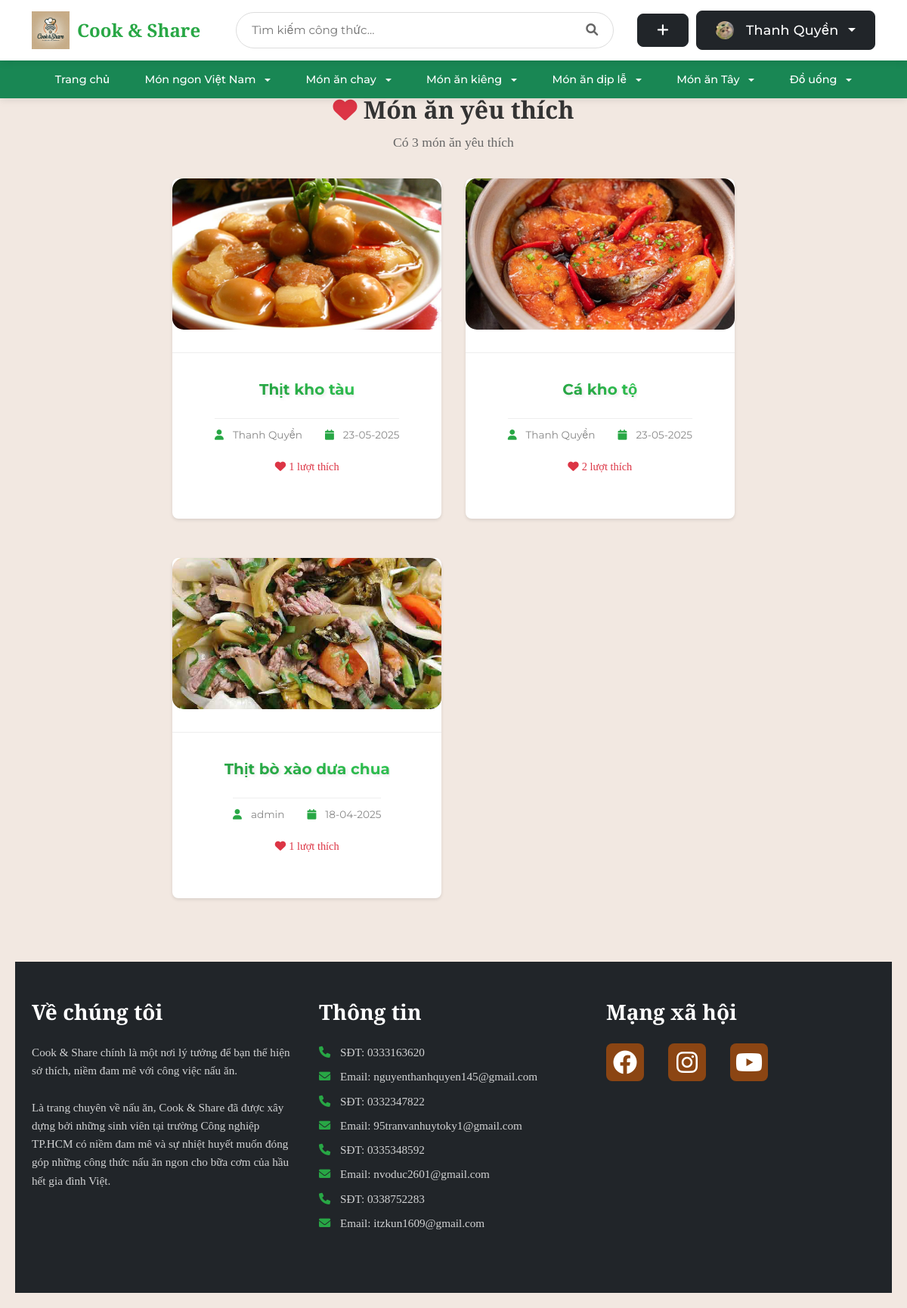
/favorites (signed in), run on the app's committed database.
### tables this page shows
CREATE TABLE user (
    id INTEGER PRIMARY KEY AUTOINCREMENT,
    username TEXT UNIQUE NOT NULL,
    password TEXT NOT NULL,
    email TEXT UNIQUE NOT NULL,
    created TIMESTAMP NOT NULL DEFAULT CURRENT_TIMESTAMP,
    avatar_path TEXT,
    role TEXT NOT NULL DEFAULT 'user',
    is_blocked BOOLEAN NOT NULL DEFAULT 0,
    gender TEXT,
    birthdate DATE,
    phone TEXT
);

CREATE TABLE blog_images (
    id INTEGER PRIMARY KEY AUTOINCREMENT,
    post_id INTEGER NOT NULL,
    image_path TEXT NOT NULL,
    is_main_image BOOLEAN DEFAULT 0,
    created TIMESTAMP NOT NULL DEFAULT CURRENT_TIMESTAMP,
    FOREIGN KEY (post_id) REFERENCES post (id) ON DELETE CASCADE
);

CREATE TABLE post (
    id INTEGER PRIMARY KEY AUTOINCREMENT,
    author_id INTEGER NOT NULL,
    created TIMESTAMP NOT NULL DEFAULT CURRENT_TIMESTAMP,
    title TEXT NOT NULL,
    description TEXT,
    ingredients TEXT NOT NULL,
    instructions TEXT NOT NULL,
    cooking_time INTEGER DEFAULT 0,
    servings INTEGER DEFAULT 1,
    FOREIGN KEY (author_id) REFERENCES user (id)
);

### share_recipe/blog.py (the view)
@bp.route('/favorites')
@login_required
def favorites():
    db = get_db()
    page = request.args.get('page', 1, type=int)
    per_page = 9
    offset = (page - 1) * per_page
    favorites = db.execute(
        'SELECT p.id, p.title, p.created, p.author_id, '
        'u.username, bi.image_path, '
        '(SELECT COUNT(*) FROM favorites f WHERE f.post_id = p.id) as like_count '
        'FROM favorites f '
        'JOIN post p ON f.post_id = p.id '
        'JOIN user u ON p.author_id = u.id '
        'LEFT JOIN blog_images bi ON p.id = bi.post_id AND bi.is_main_image = 1 '
        'WHERE f.user_id = ? '
        'ORDER BY f.created_at DESC '
        'LIMIT ? OFFSET ?',
        (g.user['id'], per_page, offset)
    ).fetchall()
    total_favorites = db.execute(
        'SELECT COUNT(*) FROM favorites WHERE user_id = ?',
        (g.user['id'],)
    ).fetchone()[0]
    total_pages = (total_favorites + per_page - 1) // per_page
    return render_template('blog/favorites.html',
                         favorites=favorites,
                         page=page,
                         total_pages=total_pages)

### share_recipe/templates/blog/favorites.html (shortened to what this page needs)
{% extends 'base.html' %}
{% block content %}
<div class="search-results-container">
    <div class="search-header">
        <h1><i class="fas fa-heart text-danger"></i> Món ăn yêu thích</h1>
        {% if favorites %}
            <p>Có {{ favorites|length }} món ăn yêu thích</p>
        {% endif %}
    </div>
    {% if favorites %}
        <div class="recipe-grid">
            {% for post in favorites %}
                <div class="recipe-card">
                    <a href="{{ url_for('blog.detail', id=post['id']) }}" class="recipe-link">
                        <div class="recipe-image">
                            {% if post.image_path %}
                                <img src="{{ url_for('static', filename=post.image_path) }}" alt="{{ post['title'] }}">
                            {% else %}
                                <img src="{{ url_for('static', filename='default-recipe.jpg') }}" alt="{{ post['title'] }}">
                            {% endif %}
                        </div>
                        <div class="recipe-info">
                            <h2 class="recipe-title">{{ post['title'] }}</h2>
                            <div class="recipe-meta">
                                <span class="author">
                                    <i class="fas fa-user"></i> {{ post['username'] }}
                                </span>
                                <span class="date">
                                    <i class="fas fa-calendar"></i> {{ post['created'].strftime('%d-%m-%Y') }}
                                </span>
                            </div>
                            <div class="recipe-stats">
                                <span class="likes">
                                    <i class="fas fa-heart"></i> {{ post['like_count'] }} lượt thích
                                </span>
                            </div>
                        </div>
                    </a>
                </div>
            {% endfor %}
        </div>
    {% else %}
        <div class="no-results">
            <p>Bạn chưa có món ăn yêu thích nào</p>
            <a href="{{ url_for('blog.index') }}" class="btn btn-primary">Khám phá công thức</a>
        </div>
    {% endif %}
</div>
{% endblock %}

### share_recipe/templates/base.html (shortened to what this page needs)
<!DOCTYPE html>
<html>
<head>
    <link rel="stylesheet" href="https://cdn.jsdelivr.net/npm/bootstrap@5.3.0/dist/css/bootstrap.min.css">
    <link rel="stylesheet" href="https://cdnjs.cloudflare.com/ajax/libs/font-awesome/6.0.0/css/all.min.css">
    {% block head %}
    <link rel="stylesheet" href="{{ url_for('static', filename='base.css') }}">
    <link rel="stylesheet" href="{{ url_for('static', filename='login.css') }}">
    <link rel="stylesheet" href="{{ url_for('static', filename='register.css') }}">
    <link rel="stylesheet" href="{{ url_for('static', filename='index.css') }}">
    <link rel="stylesheet" href="{{ url_for('static', filename='detail.css') }}">
    {% endblock %}
</head>
<body>
    <nav class="navbar navbar-expand-lg">
        <div class="container">
            <a class="navbar-brand" href="{{ url_for('blog.index') }}">
                <img src="{{ url_for('static', filename='uploads/logo/Logo_home.webp') }}" alt="Cook & Share" style="height: 50px;">
                <span class="brand-text">Cook & Share</span>
            </a>
            <div class="search-container">
                <form action="{{ url_for('blog.search') }}" method="get" class="search-box">
                    <input type="text" name="q" class="search-input" placeholder="Tìm kiếm công thức..." value="{{ request.args.get('q', '') }}">
                    <button type="submit" class="search-button">
                        <i class="fas fa-search"></i>
                    </button>
                </form>
            </div>
            <div class="user-actions">
                {% if g.user %}
                    <a href="{{ url_for('blog.create') }}" class="btn btn-dark btn-custom" title="Tạo công thức mới">
                        <i class="fas fa-plus"></i>
                    </a>
                    <div class="dropdown">
                        <button class="btn btn-dark btn-custom dropdown-toggle" type="button" id="userDropdown" data-bs-toggle="dropdown" aria-expanded="false">
                            {% if g.user.avatar_path %}
                                <img src="{{ url_for('static', filename=g.user.avatar_path) }}" class="user-avatar" alt="Avatar">
                            {% else %}
                                <i class="fas fa-user"></i>
                            {% endif %}
                            {{ g.user['username'] }}
                        </button>
                    </div>
                {% endif %}
            </div>
        </div>
    </nav>
    <nav class="navbar navbar-expand-lg bg-success">
        <div class="container">
            <div class="collapse navbar-collapse justify-content-center" id="categoryNav">
                <ul class="navbar-nav">
                    <li class="nav-item">
                        <a class="nav-link text-white" href="{{ url_for('blog.index') }}">Trang chủ</a>
                    </li>
                    <li class="nav-item dropdown">
                        <a class="nav-link text-white dropdown-toggle" href="#" role="button" data-bs-toggle="dropdown" aria-expanded="false">
                            Món ngon Việt Nam
                        </a>
                    </li>
                    <li class="nav-item dropdown">
                        <a class="nav-link text-white dropdown-toggle" href="#" role="button" data-bs-toggle="dropdown" aria-expanded="false">
                            Món ăn chay
                        </a>
                    </li>
                    <li class="nav-item dropdown">
                        <a class="nav-link text-white dropdown-toggle" href="#" role="button" data-bs-toggle="dropdown" aria-expanded="false">
                            Món ăn kiêng
                        </a>
                    </li>
                    <li class="nav-item dropdown">
                        <a class="nav-link text-white dropdown-toggle" href="#" role="button" data-bs-toggle="dropdown" aria-expanded="false">
                            Món ăn dịp lễ
                        </a>
                    </li>
                    <li class="nav-item dropdown">
                        <a class="nav-link text-white dropdown-toggle" href="#" role="button" data-bs-toggle="dropdown" aria-expanded="false">
                            Món ăn Tây
                        </a>
                    </li>
                    <li class="nav-item dropdown">
                        <a class="nav-link text-white dropdown-toggle" href="#" role="button" data-bs-toggle="dropdown" aria-expanded="false">
                            Đồ uống
                        </a>
                    </li>
                </ul>
            </div>
        </div>
    </nav>
    <div class="main-container">
        <div class="content">
            {% block content %}{% endblock %}
        </div>
    </div>
    <footer class="footer bg-dark text-white py-5">
        <div class="container">
            <div class="row">
                <div class="col-md-4 mb-4">
                    <h2 class="footer-heading mb-4">Về chúng tôi</h2>
                    <p>Cook & Share chính là một nơi lý tưởng để bạn thể hiện sở thích, niềm đam mê với công việc nấu ăn.</p>
                    <p>Là trang chuyên về nấu ăn, Cook & Share đã được xây dựng bởi những sinh viên tại trường Công nghiệp TP.HCM có niềm đam mê và sự nhiệt huyết muốn đóng góp những công thức nấu ăn ngon cho bữa cơm của hầu hết gia đình Việt.</p>
                </div>
                <div class="col-md-4 mb-4">
                    <h2 class="footer-heading mb-4">Thông tin</h2>
                    <div class="contact-info">
                        <p><i class="fas fa-phone me-2"></i>SĐT: 0333163620</p>
                        <p><i class="fas fa-envelope me-2"></i>Email: nguyenthanhquyen145@gmail.com</p>
                        <p><i class="fas fa-phone me-2"></i>SĐT: 0332347822</p>
                        <p><i class="fas fa-envelope me-2"></i>Email: 95tranvanhuytoky1@gmail.com</p>
                        <p><i class="fas fa-phone me-2"></i>SĐT: 0335348592</p>
                        <p><i class="fas fa-envelope me-2"></i>Email: nvoduc2601@gmail.com</p>
                        <p><i class="fas fa-phone me-2"></i>SĐT: 0338752283</p>
                        <p><i class="fas fa-envelope me-2"></i>Email: itzkun1609@gmail.com</p>
                    </div>
                </div>
                <div class="col-md-4 mb-4">
                    <h2 class="footer-heading mb-4">Mạng xã hội</h2>
                    <div class="social-links">
                        <a href="https://web.facebook.com/thah.wuyen/" class="social-link me-3">
                            <i class="fab fa-facebook fa-2x"></i>
                        </a>
                        <a href="https://www.instagram.com/_thah.wuyen_js/" class="social-link me-3">
                            <i class="fab fa-instagram fa-2x"></i>
                        </a>
                        <a href="https://www.youtube.com/@silverbullets8727" class="social-link">
                            <i class="fab fa-youtube fa-2x"></i>
                        </a>
                    </div>
                </div>
            </div>
        </div>
    </footer>
</body>
</html>

### data on the page
user: avatar_path (picture), user.username "Thanh Quyền"
blog_images: image_path (picture), title "Thịt kho tàu", username "Thanh Quyền", created "23-05-2025", like_count "1"
blog_images: image_path (picture), title "Cá kho tộ", username "Thanh Quyền", created "23-05-2025", like_count "2"
blog_images: image_path (picture), title "Thịt bò xào dưa chua", username "admin", created "18-04-2025", like_count "1"

### other printed values
{{ favorites|length }} "3"
